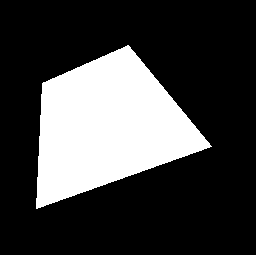
#> input picture MP3/test.bmp, 256 x 255 px
$ python test2.py
#> lines starting #> are read from the running program, lines starting #| are printed output that depends on the picture; after the words box and inside, x2 and y2 are one past the last pixel; in counts of white or black regions, pixels touching at a corner belong together
import numpy as np
import cv2
import matplotlib.pyplot as plt
import os
import sys
import math

def houghTransform(img, theta_seg):
    height = img.shape[0]
    width = img.shape[1]

    tan_from_origin = round(np.hypot(height, width))    # Must, use this method for the input.bmp to work
    theta_param = np.deg2rad(np.arange(0, 180, theta_seg))   # Ranges from 0 to size of image
    rho_param = np.arange(-tan_from_origin, tan_from_origin)    # Ranges from -height of image to max height of image

    total_thetas = len(theta_param)
    total_rho = tan_from_origin * 2
    accumulator = np.zeros((total_rho, total_thetas))   # Initalize to zero, array size relative to rho, theta
    # Edge Point (x, y)
    edgeY, edgeX = np.nonzero(img)
    # Vote Accumulator
    for i in range(width):
        # Loop through edge pixel
        x = edgeX[i]
        y = edgeY[i]
        for j in range(total_thetas):
            rho = round((x * np.cos(theta_param[j])) + (y * np.sin(theta_param[j]))) + tan_from_origin
            accumulator[rho, j] = accumulator[rho, j] + 1

    return accumulator, theta_param, rho_param

# TODO: Line Detection [Bonus]
def houghLine(origImage, accumulator, thetas, rhos):
    result = np.zeros(origImage.shape)
    return result

def showImages(origImage, cannyImg, accumulator, thetas, rhos):
    fig, ax = plt.subplots(1, 3, figsize=(15, 10))

    # Original Image
    ax[0].imshow(origImage)
    ax[0].set_title('Original')

    # Edge Detection Image
    ax[1].imshow(cannyImg, cmap=plt.cm.gray)
    ax[1].set_title('Edge Detect')

    # Hough Transform Image
    ax[2].imshow(
        accumulator, cmap=plt.cm.gist_earth, origin='lower',
        extent=[
            np.rad2deg(thetas[0]),
            np.rad2deg(thetas[-1]),
            rhos[0], rhos[-1]
        ]
    )
    ax[2].set_title('Hough Transform')
    ax[2].set_xlabel('Theta [Degrees]')
    ax[2].set_ylabel('Rho [Pixels]')

    fig.tight_layout(pad=3.0)
    plt.show()

if __name__ == '__main__':
    imgpath = 'test.bmp'
    img = cv2.imread(imgpath)
#> img is the input picture: shape (255, 256, 3); 25.9% white; 1 white region, box (x1, y1, x2, y2) and area: (36, 45, 212, 209) 16922
    origImage = cv2.cvtColor(img, cv2.COLOR_BGR2RGB)
    gray = cv2.cvtColor(img, cv2.COLOR_BGR2GRAY)
    cannyImage = cv2.Canny(gray, 50, 100)
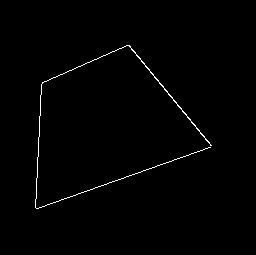
#> cannyImage: shape (255, 256); 0.85% white in thin lines or dots, all inside (x1, y1, x2, y2) = (35, 45, 212, 209)

    theta_seg = 1   # For Voting

    accumulator, thetas, rhos = houghTransform(cannyImage, theta_seg)
#> in houghTransform, `edgeY, edgeX = np.nonzero(img)`: edgeY = 552 values from 45 to 208; edgeX = 552 values, max 211 at index 314, min 35 at index 515, mean 111.8
#> the loop in houghTransform, `for i in range(width):` made 256 passes
#> (x, y) on passes 1 to 3: (126, 45), (127, 45), (128, 45)
#> after the loop in houghTransform, `for i in range(width):`:
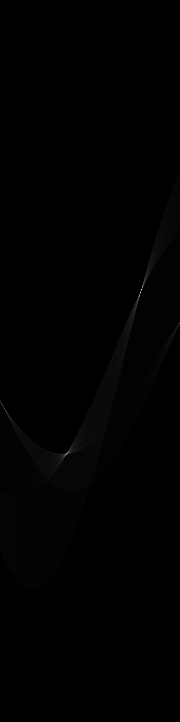
#> accumulator: shape (722, 180) float64; min 0, max 93, mean 0.4; drawn with min black and max white
#> thetas = 180 values from 0 to 3.12; rhos = 722 values from -361 to 360
    # lineImage = houghLine(origImage, accumulator, thetas, rhos)
    showImages(origImage, cannyImage, accumulator, thetas, rhos)
#> in showImages, `plt.show()`:
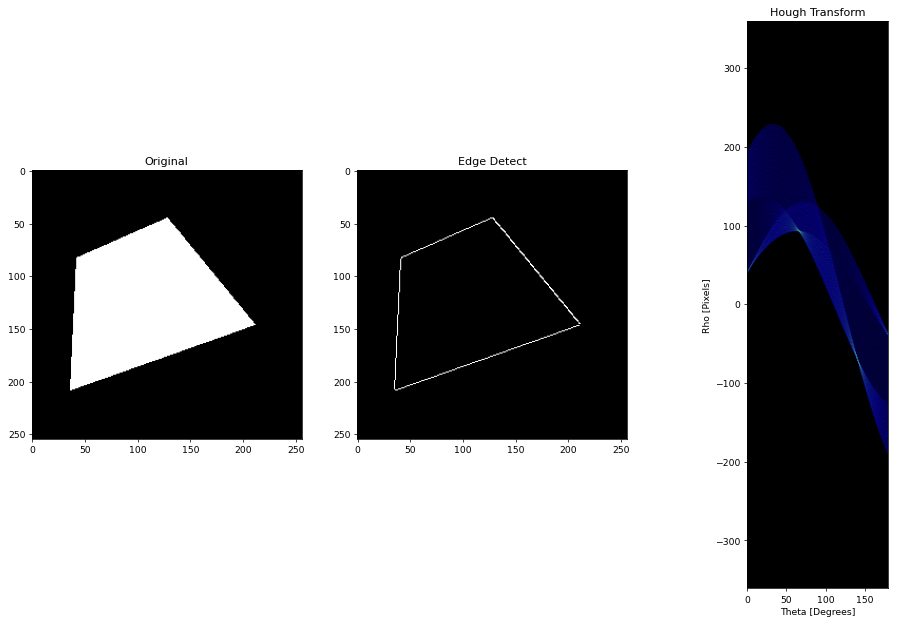
#> figure drawn by matplotlib, 3 panels
